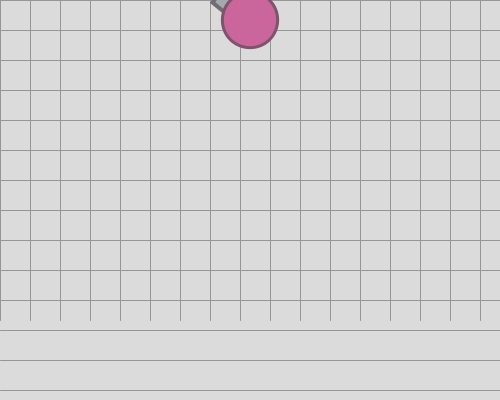
Frame 1 (no input)
Frame 60 (the mouse pressed at the canvas centre just before this capture): identical to frame 1, image omitted
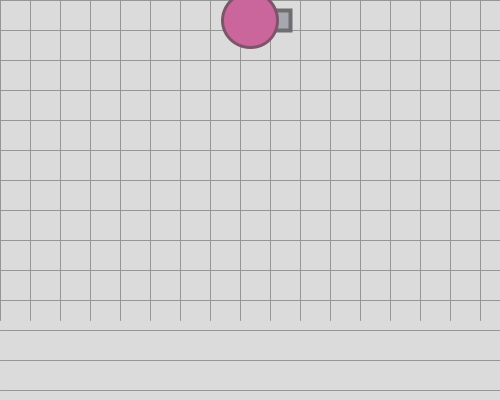
Frame 120 (the mouse held since frame 60 and released just before this capture)

The Processing sketch that drew these frames (run headless with seeded random() and noise(); from frame 60 on, the mouse is pressed at the canvas centre):

// Processing sketch: week07_05_coorect_move_translate_translate_mx_my
// ── week07_05_coorect_move_translate_translate_mx_my.pde
void setup() {
  size(500, 400);
}
void keyPressed(){
   if(keyCode==RIGHT) x+=1;
   if(keyCode==LEFT) x-=1;
   if(keyCode==UP) y-=1;
   if(keyCode==DOWN) y+=1;
}
float x = 250, y = 200;
void draw() {
  background(219);//灰底
  translate(-x, -y);
  translate(width/2, height/20);
  float mx= mouseX+x-width/2, my = mouseY+y-height/2;  
  ellipse(mx, my, 8, 8);
  stroke(150);
  strokeWeight(1);
  for(int i=0; i<30; i++){
     line(0, i*30, 500, i*30);
     line(i*30, 0, i*30, 500);
  }
  float dx = mx- x, dy = my - y;
  float a = atan2(dy, dx);//atant3算出角度
  line(x, y, mx, my);
  myTank(x, y, a);
}
void myTank(float x, float y, float a) {
  translate(x, y);
  rotate(a);
  fill(167, 167, 175);
  stroke(110, 110, 113);
  strokeWeight(4);
  rect(20, -10, 20, 20);

  fill(202, 102, 156);
  stroke(125, 84, 105);
  strokeWeight(3);
  ellipse(0, 0, 55, 55);
}
